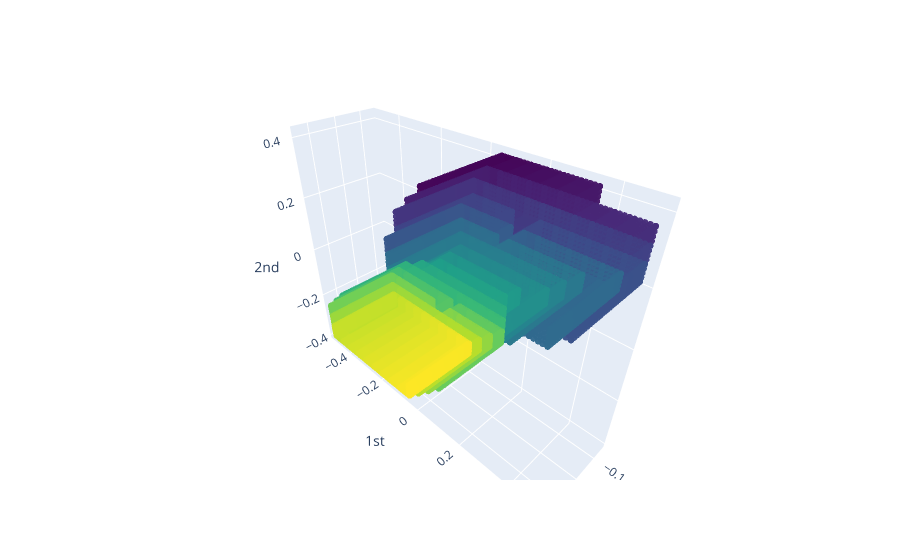

Source (notebook cell):
### Code cell
sorted_samples = dict(sorted(samples.items()))
plot_point_cloud(sorted_samples[8]) # change number in brackets to plot different digits

### Figure 1 — Plotly figure (JSON) as saved in the notebook; plotly's stock layout.template omitted (floating-point values rounded to 4 significant figures; data arrays with more than 128 entries replaced by an {"elided": "..."} marker saying what was removed)
{"data": [{"marker": {"color": {"elided": "20950 int values"}, "colorscale": [[0, "#440154"], [0.1111, "#482878"], [0.2222, "#3e4989"], [0.3333, "#31688e"], [0.4444, "#26828e"], [0.5556, "#1f9e89"], [0.6667, "#35b779"], [0.7778, "#6ece58"], [0.8889, "#b5de2b"], [1, "#fde725"]], "opacity": 0.8, "size": 4}, "mode": "markers", "type": "scatter3d", "x": {"elided": "20950 float values"}, "y": {"elided": "20950 float values"}, "z": {"elided": "20950 float values"}}], "layout": {"scene": {"xaxis": {"exponentformat": "e", "showexponent": "all", "title": {"text": "0th"}, "type": "linear"}, "yaxis": {"exponentformat": "e", "showexponent": "all", "title": {"text": "1st"}, "type": "linear"}, "zaxis": {"exponentformat": "e", "showexponent": "all", "title": {"text": "2nd"}, "type": "linear"}}}}
